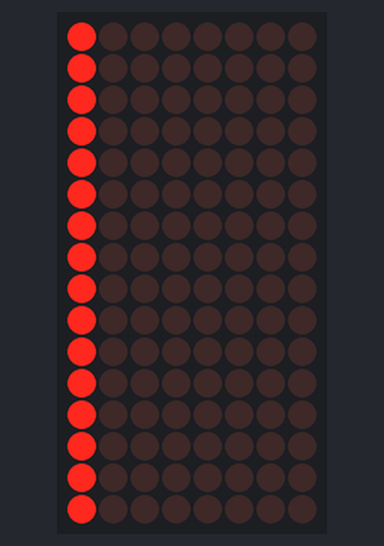
Recording of a sketch running on a simulated Arduino Uno, built with avr-gcc and run on an emulated ATmega328P. Parts: 8×16 LED matrix. Random numbers use the default seed unless the sketch sets one; what the sketch prints to the serial monitor is not drawn.

Above: at 2.4 s.
At 9.79 s:
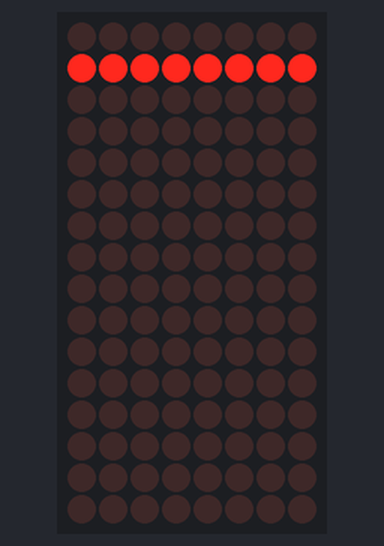
At 18.61 s:
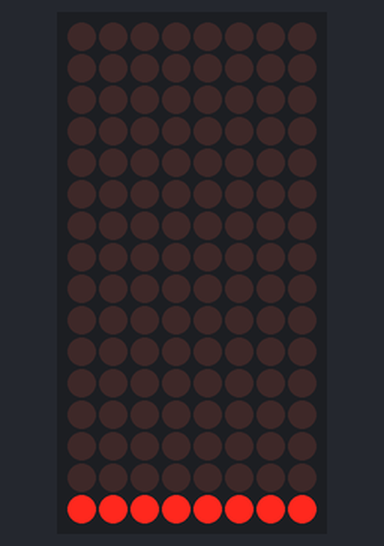
At 29.78 s:
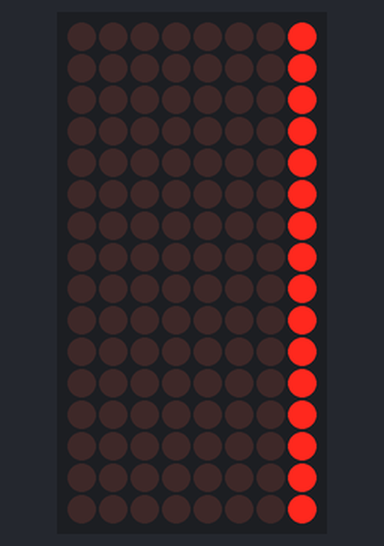
At 38.3 s:
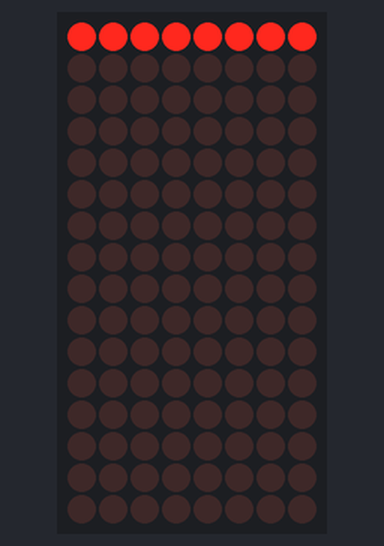
At 39.3 s:
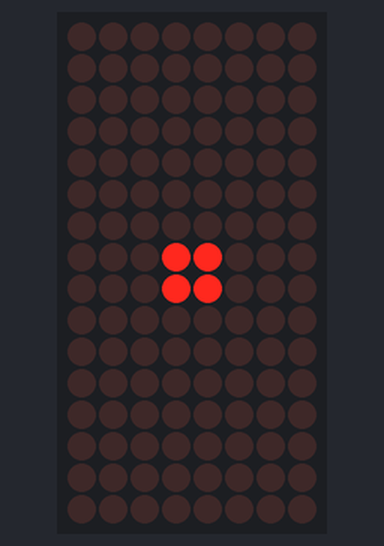

The sketch:

MagicPanel_Feather.ino
```cpp
#include <Wire.h>
#include <Adafruit_GFX.h>
#include "Adafruit_LEDBackpack.h"

Adafruit_8x16minimatrix matrix = Adafruit_8x16minimatrix();
int intFunctionSelection = 0;
long lngTimeBetweenPulses = 0;

const int intNumberOfFunctions = 4;

void setup() {
  // put your setup code here, to run once:
  Serial.begin(9600);
  Serial.println("16x8 LED Matrix Test");

  matrix.begin(0x70);  // pass in the address
  matrix.setRotation(2);

  lngTimeBetweenPulses = millis() + random(100, 1000);
}

static const uint8_t PROGMEM
  smile_bmp[] =
  { B11111111,
    B11111111,
    B11111111,
    B11111111,
    B11111111,
    B11111111,
    B11111111,
    B11111111,
    B11111111,
    B11111111,
    B11111111,
    B11111111,
    B11111111,
    B11111111,
    B11111111,
    B11111111},
  Expand1_bmp[] =
  { B00000000,
    B00000000,
    B00000000,
    B00000000,
    B00000000,
    B00000000,
    B00000000,
    B00011000,
    B00011000,
    B00000000,
    B00000000,
    B00000000,
    B00000000,
    B00000000,
    B00000000,
    B00000000},
  Expand2_bmp[] =
  { B00000000,
    B00000000,
    B00000000,
    B00000000,
    B00000000,
    B00000000,
    B00100100,
    B00000000,
    B00000000,
    B00100100,
    B00000000,
    B00000000,
    B00000000,
    B00000000,
    B00000000,
    B00000000},
  frown_bmp[] =
  { B00000000,
    B00000000,
    B00000000,
    B00000000,
    B00000000,
    B00000000,
    B00000000,
    B00000000 };

void loop() {
  if (millis() > lngTimeBetweenPulses)
  {
    intFunctionSelection = random(1,intNumberOfFunctions);

    switch (intFunctionSelection)
    {
      case 1:
        matrix.clear();
        matrix.drawBitmap(0,0, Expand1_bmp,8,16,LED_ON);
        matrix.writeDisplay();
        delay(500);
        matrix.clear();
        matrix.drawBitmap(0,0, Expand2_bmp,8,16,LED_ON);
        matrix.writeDisplay();
        delay(500);

        matrix.clear();
        matrix.drawBitmap(0,0, Expand1_bmp,8,16,LED_ON);
        matrix.writeDisplay();
        delay(500);
        break;
      case 2:
        CylonCol();
        break;
      case 3:
        EyeScan();
        break;
      case 4:
        Alert();
        break;
    }
    lngTimeBetweenPulses = millis() + random(100, 1000) ; // next toggle random time
  }
}

void EyeScan()
{
  for (int8_t x=0; x<=15; x++)
  {
    matrix.clear();
    matrix.drawFastHLine(0, x, 8, LED_ON);
    matrix.writeDisplay();
    delay(100);
  }
  //matrix.clear();
  //matrix.writeDisplay();
  delay(50);

  for (int8_t x=15; x>=0; x--)
  {
    matrix.clear();
    matrix.drawFastHLine(0, x, 8, LED_ON);
    matrix.writeDisplay();
    delay(100);
  }
}

void Alert()
{
  matrix.clear();
  matrix.drawBitmap(0, 0, smile_bmp, 8, 8, LED_ON);
  matrix.drawBitmap(0, 8, frown_bmp, 8, 8, LED_OFF);
  matrix.writeDisplay();
  delay(500);

  matrix.clear();
  matrix.drawBitmap(0, 0, frown_bmp, 8, 8, LED_OFF);
  matrix.drawBitmap(0, 8, smile_bmp, 8, 8, LED_ON);
  matrix.writeDisplay();
  delay(500);
}

void CylonCol()
{
  for (int8_t x=0; x<=7; x++)
  {
    matrix.clear();
    matrix.drawFastVLine(x, 0, 16, LED_ON);
    matrix.writeDisplay();
    delay(100);
  }
  //matrix.clear();
  //matrix.writeDisplay();
  delay(50);

  for (int8_t x=7; x>=0; x--)
  {
    matrix.clear();
    matrix.drawFastVLine(x, 0, 16, LED_ON);
    matrix.writeDisplay();
    delay(100);
  }
}
```

Measured:
- what the display in image 0 shows lasts 0.7 s, from 2.3 s to 3.0 s
- what the display in image 4 shows lasts 0.9 s, from 38.3 s to 39.2 s
- what the display in image 5 shows lasts 0.5 s, from 39.2 s to 39.7 s
